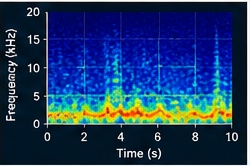
#> input picture SPOTDATA/SPOT_KnightHacks_Challenge_Kit Part One/04_ASSETS/sample_inspection_images/acoustic_valve_01.jpg, 250 x 166 px
$ python -i synth.py   (imports and definitions only)
#> lines starting #> are read from the running program, lines starting #| are printed output that depends on the picture
"""Synthetic inspection images with known ground truth (PIL only, deterministic)."""
import math

import numpy as np
from PIL import Image, ImageDraw, ImageFilter, ImageFont


def font(size: int):
    return ImageFont.load_default(size=size)


# [109 lines left out: functions render_gauge, ironbow, render_thermal, jet, render_spectrogram, not called in this run]


def jpeg(rgb: np.ndarray, quality: int = 85, blur: float = 0.0) -> np.ndarray:
    import io
    im = Image.fromarray(rgb)
    if blur:
        im = im.filter(ImageFilter.GaussianBlur(blur))
    buf = io.BytesIO()
    im.save(buf, format="JPEG", quality=quality)
    return np.asarray(Image.open(io.BytesIO(buf.getvalue())).convert("RGB"))

>>> import cv2
>>> picture = cv2.imread('../../../SPOTDATA/SPOT_KnightHacks_Challenge_Kit Part One/04_ASSETS/sample_inspection_images/acoustic_valve_01.jpg', cv2.IMREAD_GRAYSCALE)
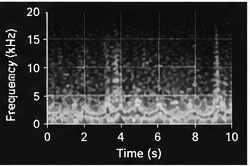
#> picture: shape (166, 250); min 0, max 255, mean 53.8
>>> result = jpeg(picture)

$ run again, on SPOTDATA/SPOT_KnightHacks_Challenge_Kit Part One/04_ASSETS/sample_inspection_images/gauge_pressure_01.jpg
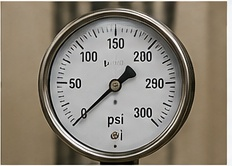
#> input picture SPOTDATA/SPOT_KnightHacks_Challenge_Kit Part One/04_ASSETS/sample_inspection_images/gauge_pressure_01.jpg, 232 x 166 px
#> `picture = cv2.imread('../../../SPOTDATA/SPOT_KnightHacks_Challenge_Kit..`:
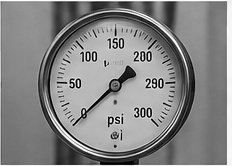
#> picture: shape (166, 232); min 0, max 255, mean 133.6

$ run again, on SPOTDATA/SPOT_KnightHacks_Challenge_Kit Part One/04_ASSETS/sample_inspection_images/pipe_gallery_01.jpg
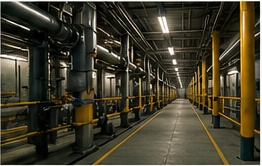
#> input picture SPOTDATA/SPOT_KnightHacks_Challenge_Kit Part One/04_ASSETS/sample_inspection_images/pipe_gallery_01.jpg, 262 x 166 px
#> `picture = cv2.imread('../../../SPOTDATA/SPOT_KnightHacks_Challenge_Kit..`:
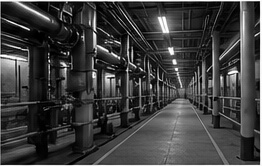
#> picture: shape (166, 262); min 0, max 255, mean 61.7

$ run again, on SPOTDATA/SPOT_KnightHacks_Challenge_Kit Part One/04_ASSETS/sample_inspection_images/thermal_pump_bearing_01.jpg
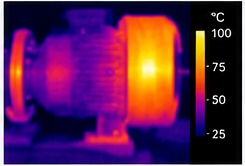
#> input picture SPOTDATA/SPOT_KnightHacks_Challenge_Kit Part One/04_ASSETS/sample_inspection_images/thermal_pump_bearing_01.jpg, 245 x 166 px
#> `picture = cv2.imread('../../../SPOTDATA/SPOT_KnightHacks_Challenge_Kit..`:
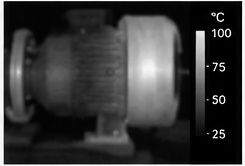
#> picture: shape (166, 245); min 0, max 255, mean 57.6
